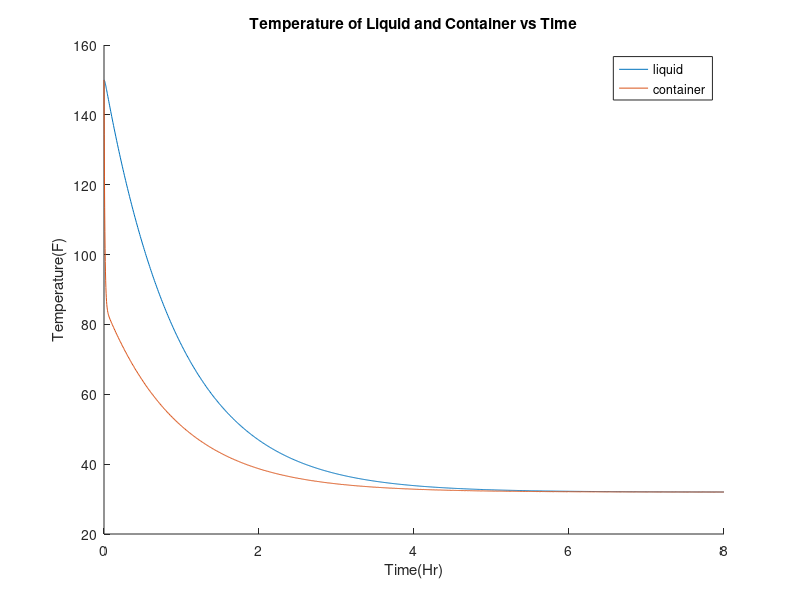

The MATLAB source for this figure:
%HW-3 Prb-3
%Navneet Singh (nsingh1@andrew.cmu.edu) 
function problem3
clc       %clear screen
clear all % clearing all stored variables
close all %close previous plots

%Given data
ro1 = 62; %lbm/ft^3
ro2 = 139; %lbm/ft^3
cp1 = 1; %Btu/lbmF
cp2 = 0.2; %Btu/lbmF
v1 = 0.03; %ft^3
v2 = 0.003; %ft^3
ai = 0.4; %ft^2
a0 = 0.5; %ft^2
h = 8.8;  %Btu/hr/ft^3/F


initial = [150, 150]; %F, initial temperature of container and liquid
tspan = [0, 8]; %time interval of integration 

[t, temp] = ode45(@dTdt, tspan, initial); %solving set of ODEs

%Defining coupled ODEs to be solved
function f = dTdt(t, temp)
     f = zeros(2,1);
     f(1) = (ai*h)/(ro1*cp1*v1) * (temp(2) - temp(1));
     f(2) = (a0*h)/(ro2*cp2*v2) * (32 - temp(2)) + (ai*h)/(ro2*cp2*v2) * (temp(1) - temp(2));
end

%plotting results
hold on
plot(t, temp(:,1))
plot(t, temp(:,2))
legend('liquid', 'container')
xlabel('Time(Hr)')
ylabel('Temperature(F)')
title('Temperature of Liquid and Container vs Time')
end